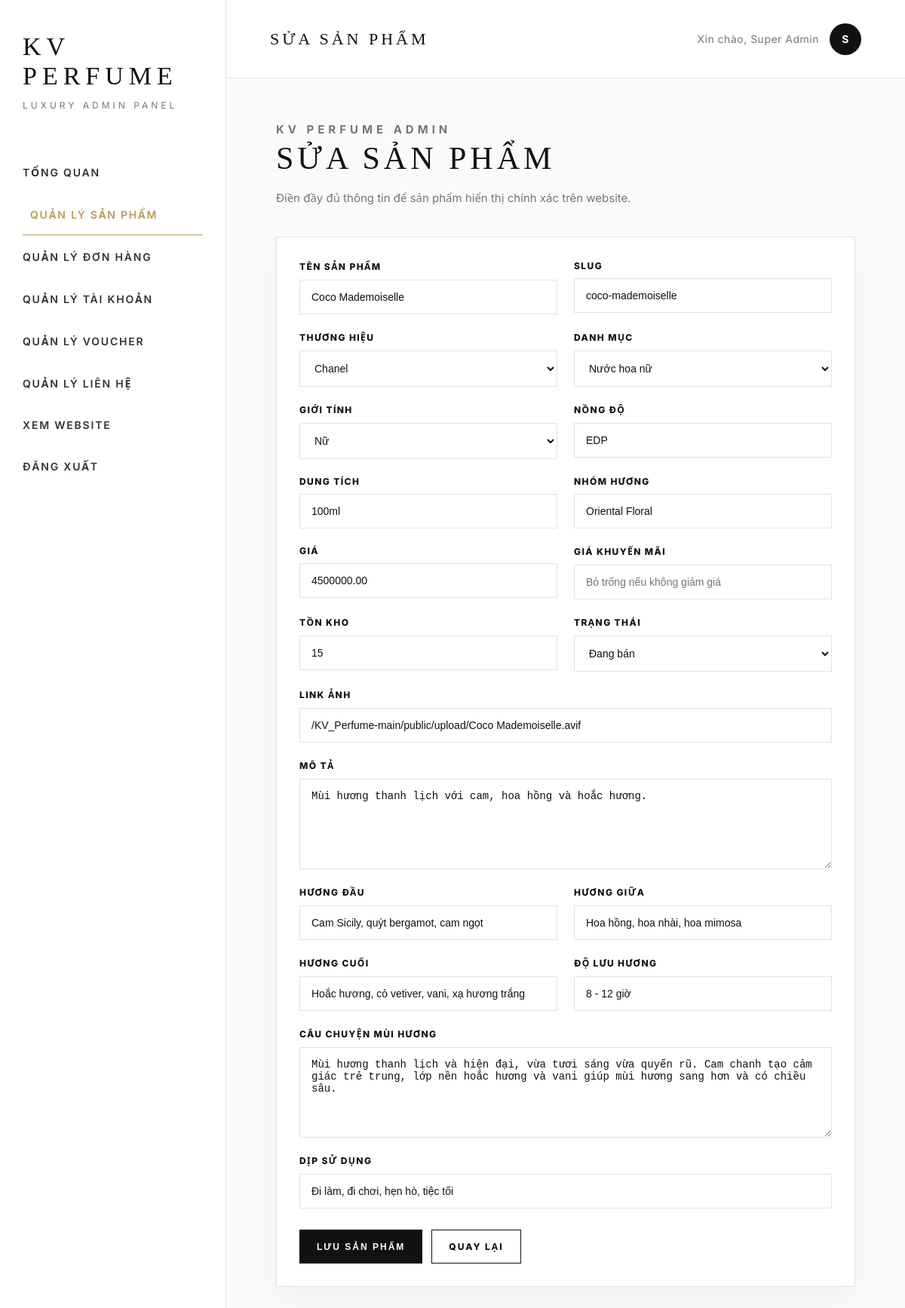
/?url=admin/product/edit/2 (signed in), run on the app's committed database.
### tables this page shows
CREATE TABLE products (
    id INT AUTO_INCREMENT PRIMARY KEY,
    category_id INT NOT NULL,
    brand_id INT NOT NULL,
    name VARCHAR(150) NOT NULL,
    slug VARCHAR(180) NOT NULL UNIQUE,
    description TEXT,
    gender ENUM('male', 'female', 'unisex') NOT NULL DEFAULT 'unisex',
    concentration VARCHAR(50),
    volume VARCHAR(50),
    scent_group VARCHAR(100),
    top_note VARCHAR(255),
    middle_note VARCHAR(255),
    base_note VARCHAR(255),
    fragrance_story TEXT,
    longevity VARCHAR(100),
    occasion VARCHAR(150),
    price DECIMAL(12,2) NOT NULL,
    sale_price DECIMAL(12,2),
    stock INT NOT NULL DEFAULT 0,
    sold_quantity INT NOT NULL DEFAULT 0,
    main_image VARCHAR(255),
    status TINYINT(1) NOT NULL DEFAULT 1,
    created_at DATETIME NOT NULL DEFAULT CURRENT_TIMESTAMP,
    updated_at DATETIME NULL DEFAULT NULL ON UPDATE CURRENT_TIMESTAMP,
    CONSTRAINT fk_products_category
        FOREIGN KEY (category_id) REFERENCES categories(id)
        ON UPDATE CASCADE,
    CONSTRAINT fk_products_brand
        FOREIGN KEY (brand_id) REFERENCES brands(id)
        ON UPDATE CASCADE,
    INDEX idx_products_name (name),
    INDEX idx_products_price (price),
    INDEX idx_products_status (status)
);

CREATE TABLE brands (
    id INT AUTO_INCREMENT PRIMARY KEY,
    name VARCHAR(100) NOT NULL,
    slug VARCHAR(120) NOT NULL UNIQUE,
    description TEXT,
    status TINYINT(1) NOT NULL DEFAULT 1,
    created_at DATETIME NOT NULL DEFAULT CURRENT_TIMESTAMP
);

CREATE TABLE categories (
    id INT AUTO_INCREMENT PRIMARY KEY,
    name VARCHAR(100) NOT NULL,
    slug VARCHAR(120) NOT NULL UNIQUE,
    description TEXT,
    status TINYINT(1) NOT NULL DEFAULT 1,
    created_at DATETIME NOT NULL DEFAULT CURRENT_TIMESTAMP
);

### app/controller/admin/ProductController.php (called while the page is built, shortened)
<?php
require_once __DIR__ . '/../../models/ProductModel.php';
class ProductController extends Controller
{
    private ProductModel $productModel;
    public function __construct()
    {
        $this->productModel = new ProductModel();
    }
    public function edit($id = null)
    {
        $id = (int)($id ?? $_GET['id'] ?? 0);
        $product = $this->productModel->getAdminProductById($id);
        $brands = $this->productModel->getAllBrands();
        $categories = $this->productModel->getAllCategories();
        $errors = [];
        $this->renderAdmin('admin/product/form', [
            'title' => 'Sửa sản phẩm',
            'mode' => 'edit',
            'product' => $product,
            'brands' => $brands,
            'categories' => $categories,
            'errors' => $errors
        ]);
    }
}

### core/app.php (called while the page is built, shortened)
<?php
class App
{
    protected $controller = 'HomeController';
    protected $action = 'index';
    public function __construct()
    {
        $url = $this->UrlProcess();
        $isAdmin = false;
        if (isset($url[0]) && strtolower($url[0]) === 'admin') {
            $isAdmin = true;
            unset($url[0]);
            $url = array_values($url);
        }
        if (isset($url[0]) && $url[0] !== '') {
            $controllerName = ucfirst($url[0]) . 'Controller';
            $controllerPath = $isAdmin
                ? './app/controller/admin/' . $controllerName . '.php'
                : './app/controller/Client/' . $controllerName . '.php';
            if (file_exists($controllerPath)) {
                $this->controller = $controllerName;
                unset($url[0]);
            } else {
                die('Không tìm thấy controller: ' . $controllerPath);
            }
        } else {
            $controllerPath = './app/controller/Client/' . $this->controller . '.php';
            if (file_exists($controllerPath)) {
                require_once $controllerPath;
            }
        }
        $this->controller = new $this->controller();
        if (isset($url[1])) {
            if (method_exists($this->controller, $url[1])) {
                $this->action = $url[1];
                unset($url[1]);
            }
        }
        $this->params = $url ? array_values($url) : [];
        call_user_func_array([$this->controller, $this->action], $this->params);
    }
    protected function UrlProcess()
    {
        if (isset($_GET['url'])) {
            return explode('/', filter_var(trim($_GET['url'], '/'), FILTER_SANITIZE_URL));
        }
        return [];
    }
}

### index.php (called while the page is built, shortened)
<?php
require_once __DIR__ . '/core/app.php';
$app = new App();

### app/models/Database.php (called while the page is built)
<?php
class Database
{
    private string $host = 'localhost';
    private string $dbname = 'kv_perfume';
    private string $username = 'root';
    private string $password = '';
    private string $charset = 'utf8mb4';
    private ?PDO $conn = null;
    public function connect(): PDO
    {
        if ($this->conn === null) {
            $dsn = "mysql:host={$this->host};dbname={$this->dbname};charset={$this->charset}";
            try {
                $this->conn = new PDO($dsn, $this->username, $this->password);
                $this->conn->setAttribute(PDO::ATTR_ERRMODE, PDO::ERRMODE_EXCEPTION);
                $this->conn->setAttribute(PDO::ATTR_DEFAULT_FETCH_MODE, PDO::FETCH_ASSOC);
                $this->conn->setAttribute(PDO::ATTR_EMULATE_PREPARES, false);
            } catch (PDOException $e) {
                die('Kết nối database thất bại: ' . $e->getMessage());
            }
        }
        return $this->conn;
    }
}

### app/models/XLdata.php (called while the page is built, shortened)
<?php
require_once __DIR__ . '/Database.php';
class XlData extends Database
{
    protected PDO $db;
    public function __construct()
    {
        $this->db = $this->connect();
    }
    public function readItem(string $sql, array $params = []): array
    {
        $stmt = $this->db->prepare($sql);
        $stmt->execute($params);
        return $stmt->fetchAll();
    }
    public function readOne(string $sql, array $params = []): ?array
    {
        $stmt = $this->db->prepare($sql);
        $stmt->execute($params);
        $result = $stmt->fetch();
        return $result ?: null;
    }
}

### app/models/ProductModel.php (called while the page is built, shortened)
<?php
require_once __DIR__ . '/XLdata.php';
class ProductModel extends XlData
{
    public function getAllBrands()
    {
        return $this->readItem("SELECT * FROM brands ORDER BY name ASC");
    }
    public function getAllCategories()
    {
        return $this->readItem("SELECT * FROM categories ORDER BY id ASC");
    }
    public function getAdminProductById($id)
    {
        return $this->readOne(
            "
            SELECT p.*, b.name AS brand_name, c.name AS category_name
            FROM products p
            LEFT JOIN brands b ON p.brand_id = b.id
            LEFT JOIN categories c ON p.category_id = c.id
            WHERE p.id = :id
            ",
            ['id' => (int)$id]
        );
    }
}

### app/views/admin/product/form.php (the view, shortened to what this page needs)
<div class="admin-page">
    <div class="admin-page-header">
        <div>
            <p class="admin-eyebrow">KV PERFUME ADMIN</p>
            <h1>
                <?php echo ($mode ?? '') === 'create' ? 'Thêm sản phẩm' : 'Sửa sản phẩm'; ?>
            </h1>
            <p>Điền đầy đủ thông tin để sản phẩm hiển thị chính xác trên website.</p>
        </div>
    </div>
    <div class="admin-card">
        <form method="post">
            <div class="admin-form-grid">
                <div class="form-group">
                    <label>Tên sản phẩm</label>
                    <input type="text" name="name"
                           value="<?php echo htmlspecialchars($product['name'] ?? ''); ?>"
                           required>
                </div>
                <div class="form-group">
                    <label>Slug</label>
                    <input type="text" name="slug"
                           value="<?php echo htmlspecialchars($product['slug'] ?? ''); ?>"
                           placeholder="VD: gucci-flora-gift-set">
                </div>
                <div class="form-group">
                    <label>Thương hiệu</label>
                    <select name="brand_id" required>
                        <?php foreach (($brands ?? []) as $brand): ?>
                            <option value="<?php echo (int)$brand['id']; ?>"
                                <?php echo ((int)($product['brand_id'] ?? 0) === (int)$brand['id']) ? 'selected' : ''; ?>>
                                <?php echo htmlspecialchars($brand['name'] ?? ''); ?>
                            </option>
                        <?php endforeach; ?>
                    </select>
                </div>
                <div class="form-group">
                    <label>Danh mục</label>
                    <select name="category_id" required>
                        <?php foreach (($categories ?? []) as $category): ?>
                            <option value="<?php echo (int)$category['id']; ?>"
                                <?php echo ((int)($product['category_id'] ?? 0) === (int)$category['id']) ? 'selected' : ''; ?>>
                                <?php echo htmlspecialchars($category['name'] ?? ''); ?>
                            </option>
                        <?php endforeach; ?>
                    </select>
                </div>
                <div class="form-group">
                    <label>Giới tính</label>
                    <select name="gender">
                        <?php $gender = $product['gender'] ?? 'unisex'; ?>
                        <option value="female" <?php echo $gender === 'female' ? 'selected' : ''; ?>>Nữ</option>
                    </select>
                </div>
                <div class="form-group">
                    <label>Nồng độ</label>
                    <input type="text" name="concentration"
                           value="<?php echo htmlspecialchars($product['concentration'] ?? ''); ?>"
                           placeholder="VD: EDP, EDT, Parfum">
                </div>
                <div class="form-group">
                    <label>Dung tích</label>
                    <input type="text" name="volume"
                           value="<?php echo htmlspecialchars($product['volume'] ?? ''); ?>"
                           placeholder="VD: 100ml">
                </div>
                <div class="form-group">
                    <label>Nhóm hương</label>
                    <input type="text" name="scent_group"
                           value="<?php echo htmlspecialchars($product['scent_group'] ?? ''); ?>"
                           placeholder="VD: Floral Fruity">
                </div>
                <div class="form-group">
                    <label>Giá</label>
                    <input type="number" name="price"
                           value="<?php echo htmlspecialchars($product['price'] ?? ''); ?>"
                           min="0"
                           required>
                </div>
                <div class="form-group">
                    <label>Giá khuyến mãi</label>
                    <input type="number" name="sale_price"
                           value="<?php echo htmlspecialchars($product['sale_price'] ?? ''); ?>"
                           min="0"
                           placeholder="Bỏ trống nếu không giảm giá">
                </div>
                <div class="form-group">
                    <label>Tồn kho</label>
                    <input type="number" name="stock"
                           value="<?php echo htmlspecialchars($product['stock'] ?? '0'); ?>"
                           min="0"
                           required>
                </div>
                <div class="form-group">
                    <label>Trạng thái</label>
                    <?php $status = (int)($product['status'] ?? 1); ?>
                    <select name="status">
                        <option value="1" <?php echo $status === 1 ? 'selected' : ''; ?>>Đang bán</option>
                    </select>
                </div>
                <div class="form-group full-width">
                    <label>Link ảnh</label>
                    <input type="text" name="main_image"
                           value="<?php echo htmlspecialchars($product['main_image'] ?? ''); ?>"
                           placeholder="/CHANEL.VN-MAIN/public/upload/ten-anh.webp">
                </div>
                <div class="form-group full-width">
                    <label>Mô tả</label>
                    <textarea name="description"><?php echo htmlspecialchars($product['description'] ?? ''); ?></textarea>
                </div>
                <div class="form-group">
                    <label>Hương đầu</label>
                    <input type="text" name="top_note"
                           value="<?php echo htmlspecialchars($product['top_note'] ?? ''); ?>">
                </div>
                <div class="form-group">
                    <label>Hương giữa</label>
                    <input type="text" name="middle_note"
                           value="<?php echo htmlspecialchars($product['middle_note'] ?? ''); ?>">
                </div>
                <div class="form-group">
                    <label>Hương cuối</label>
                    <input type="text" name="base_note"
                           value="<?php echo htmlspecialchars($product['base_note'] ?? ''); ?>">
                </div>
                <div class="form-group">
                    <label>Độ lưu hương</label>
                    <input type="text" name="longevity"
                           value="<?php echo htmlspecialchars($product['longevity'] ?? ''); ?>">
                </div>
                <div class="form-group full-width">
                    <label>Câu chuyện mùi hương</label>
                    <textarea name="fragrance_story"><?php echo htmlspecialchars($product['fragrance_story'] ?? ''); ?></textarea>
                </div>
                <div class="form-group full-width">
                    <label>Dịp sử dụng</label>
                    <input type="text" name="occasion"
                           value="<?php echo htmlspecialchars($product['occasion'] ?? ''); ?>">
                </div>
            </div>
            <div class="admin-form-actions">
                <button type="submit" class="admin-btn primary">
                    Lưu sản phẩm
                </button>
                <a href="?url=admin/product/index" class="admin-btn">
                    Quay lại
                </a>
            </div>
        </form>
    </div>
</div>

### data on the page
products: name "Coco Mademoiselle", slug "coco-mademoiselle", brand_id "Chanel", category_id "Nước hoa nữ", gender "Nữ", concentration "EDP", volume "100ml", scent_group "Oriental Floral", price "4500000.00", stock "15", status "Đang bán", main_image "/KV_Perfume-main/public/upload/Coco Mademoiselle.avif", description "Mùi hương thanh lịch với cam, hoa hồng và hoắc hương.", top_note "Cam Sicily, quýt bergamot, cam ngọt", middle_note "Hoa hồng, hoa nhài, hoa mimosa", base_note "Hoắc hương, cỏ vetiver, vani, xạ hương trắng", longevity "8 - 12 giờ", fragrance_story "Mùi hương thanh lịch và hiện đại, vừa tươi sáng vừa quyến rũ. Cam chanh tạo cảm giác trẻ trung, lớp nền hoắc hương và vani giúp mùi hương sang hơn và có chiều sâu.", occasion "Đi làm, đi chơi, hẹn hò, tiệc tối"

### other printed values
$pageTitle "SỬA SẢN PHẨM"
$adminName "Super Admin"
mb_substr($adminName, 0, 1, 'UTF-8') "S"
